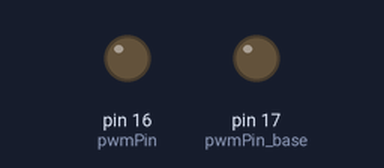
Simulated run of this sketch. Board: Arduino Uno, built with avr-gcc and run on an emulated ATmega328P. On the bench: output pins drawn as LEDs (lit = HIGH).

Above: at 1.7 s.
At 6.7 s:
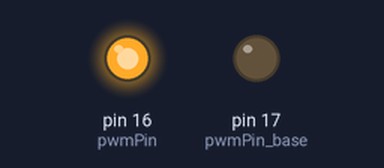
Timing chart, 0 to 16.9 s (numbered marks = the images above):
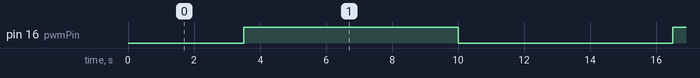

Measured:
- by itself, pin 16 (pwmPin): alternates HIGH for 6.5 s and LOW for 6.5 s

The sketch:

RP2040_vactrol.ino
```cpp
// This Arduino program generates a PWM signal on the Raspberry Pi Pico.
// It varies the duty cycle of the PWM signal several times using a loop.

// Define the PWM output pins
const int pwmPin = 16; // Example pin, you can change it to any usable IO pin
const int pwmPin_base = 17;

void setup() {
  // Set the pinMode of the PWM pin to OUTPUT
  pinMode(pwmPin, OUTPUT);
  pinMode(pwmPin_base, OUTPUT);
}

void loop() {
  // Set base resistance value
  analogWrite(pwmPin_base, 127);

  // Vary the duty cycle several times using a loop

  // Increase the duty cycle from 0 to 255 in steps of 20
  for (int i = 0; i <= 255; i += 20) {
    analogWrite(pwmPin, i); // Set the PWM duty cycle
    delay(500); // Wait for 500 milliseconds
  }

  // Decrease the duty cycle from 255 to 0 in steps of 20
  for (int i = 255; i >= 0; i -= 20) {
    analogWrite(pwmPin, i); // Set the PWM duty cycle
    delay(500); // Wait for 500 milliseconds
  }
}
```
